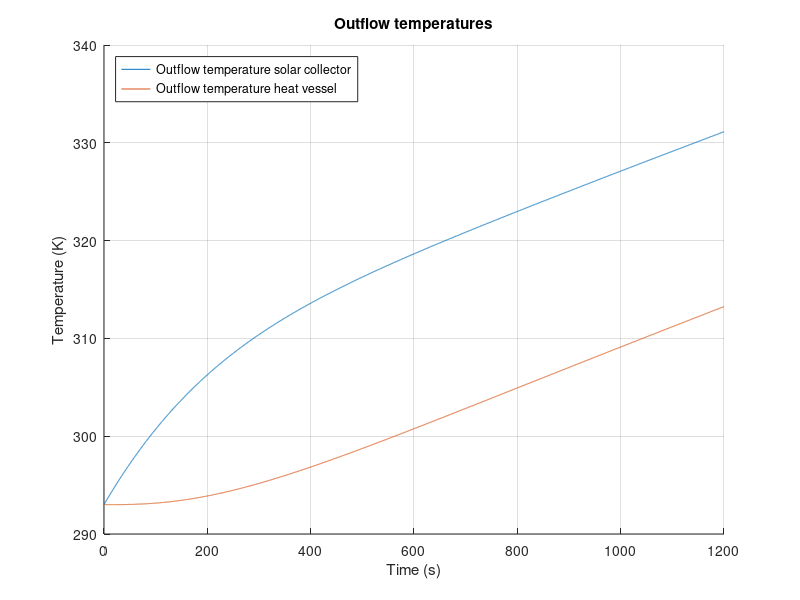

Write MATLAB code to recreate this figure.
%%%%%%%%%%%%%%%%%%%%%%%%%%%%%%%%%%%%
% Matlab model for Solar Collector %
%%%%%%%%%%%%%%%%%%%%%%%%%%%%%%%%%%%%
clc;
clear all;
close all;

%%

%%%%%%%%%%%
%Constants%
%%%%%%%%%%%

%Natural costants:
    sigma = 5.67*10^(-8);                       %Stefan-Boltzmann constant
%Convection
    h_air = 2.5;                                    %Convective heat transfer Coefficient h. Air, free 2.5 - 25 W/(m^2*k)
%Emissivity
    e_Cu = 0.22;                                %Copper tube, value 0.052
    e_Al = 0.04;                                %Aluminum tape
    e_paint = 0.95;                             %Emissivity of black paint (for comparison)
    e_CuMatte = 0.22;                           %Emissivity of the copper tube after making it less reflective (for comparison)
%Thermal conductivity
    k_air = 0.026;                              %Air [W/(mK)]
    k_tempex =0.03;                             %Tempex plate [W/(mK)]
    k_Cu = 400;                                 %Copper tube [W/(mK)]
    k_Po = 0.13;                                %Polyurethane tube [W/(m*K)]
%Specific heat
    c_water = 4186;                             %[J/kgK]
    c_Cu = 386;                                 %[J/kgK]
%Measurements
    D_Cu = 0.012;                               %Diameter of the copper tube [m]
    D_PolyTube = 0.008;                         %Diameter of the polyurathane pump tubes [m]
    R_Cu1 = 0.005;                              %Inner diameter of the copper tube [m]
    R_Cu2 = 0.006;                              %Outer diameter of  the copper tube [m]
    L_TubeAir = 5.81973313;                     %Total length of tube that's exposed to the air [m]
    L_TubeTempex = 0.4446626;                   %Total length of tube that's exposed to the tempex [m]
    L_PolyTube1 = 3;                            %Total length of polyurathane pump tube 1 [m]
    L_PolyTube2 = 3;                            %Total length of polyurathane pump tube 2 [m]
%Measurements for in- and outlet connectors
    D_Po = 0.012;                               %Diameter of the polyurethane tube [m]
    R_Po1 = 0.004;                              %Inner radius of the polyurethane tube [m]
    R_Po2 = 0.006;                              %Outer radius of the polyurethane tube [m]
    L_Tube_HV_to_SC = 3;                        %Estimated length of tube that goes from the heat storage vessel to the solar collector [m]
    L_Tube_SC_to_HV = 3;                        %Estimated length of tube that goes from the solar collector to the heat storage vessel[m]]
%Areas
    A_RadCu = 4*D_Cu*1.4+3*0.5*0.25*pi*(0.0898^2-0.0778^2)+2*0.012*0.15; %Sunlit area of the copper tube
    A_RadAl = 0.670*1.4 - 4*0.012*1.4;          %Sunlit area of the aluminum troughs
    A_AirCu = 1.4*pi*D_Cu + 3*4.9594762*10^(-3) + 0.05*pi*D_Cu + 2*0.1*pi*D_Cu; %Area of the copper tube that's exposed to the air
%Intensity
    I_sun = 1000;                               %Intensity of the artificial sun [W/m^2]
%Temperatures
    T_sur = 293;                                %Temperature of the surroundings [K]
    T_in = 293;                                 %Temperature of the incoming water [K]
%Density
    rho_w = 1000;                               %Density of water [kg/m^3]
%Variables
    t_end = 20*60;                              %End time [s]
    t_step = 0.1;                               %Step size, do not change [s]
    m_SC_water = 0.512;                         %Max mass of water in the solar collector [kg]
    m_HV_water = 1.2;                           %Max mass of water in the heat vessel [kg]
    flowrate = 0.1;                             %Value between 0.1-3.0 [L/min]

%%

%%%%%%%%%%%%%%
%Calculations%
%%%%%%%%%%%%%%

%Intensity after passing through the glass:
I_glass = 970; %Don't know yet, can't figure it out. Internet says around 2-4% is absorbed

dQdt_RadAl = (1-e_Al)*A_RadAl*I_glass;                                      %Energy that is reflected by the aluminum tape [W]
dQdt_RadCu = e_Cu*A_RadCu*I_glass + e_Cu*dQdt_RadAl;                        %Energy that is absorbed by the copper tube due to radiation [W]

Steps = t_end/t_step;                                                       %Amount of steps

%%HEAT VESSEL%%
T_HV_table = zeros(3,Steps+1);                                              %Empty vector for T_HV_table. Row 1: time t. Row 2: T_HV_table. Row 3: dQdt_SC_total.
T_HV_table(1,:) = 0:t_step:t_end;
T_HV_out=T_in;                                                              %Beginning temperature of water in the heat vessel
m_SC_water = 0.512; %Max volume of water in the solar collector
m_HV_water = 1.2; %Max volume of water in the heat vessel %%%CHECK VALUE%%%%
m_in_tube =1/4*pi*((D_Po -2*0.002)^2)*L_Tube_SC_to_HV ; %Max volume of water in the inlet tubing %%%CHECK VALUE%%%%
m_out_tube =1/4*pi*((D_Po -2*0.002)^2)*L_Tube_HV_to_SC ; %Max volume of water in the outlettubing %%%CHECK VALUE%%%%

%%Tube Heat vessel --> Solar Collector%%
m_PolyTube1_water = (1/4)*pi*D_PolyTube^2*L_PolyTube1*rho_w;                %Maximum amount of water in the tube [kg]
T_SC_in = T_in;                                                             %Starting temperature [K]

%%SOLAR COLLECTOR%%
T_SC_table = zeros(3,Steps+1);                                              %Empty vector for T_SC_table. Row 1: time t. Row 2: T_SC_table. Row 3: dQdt_SC_total.
T_SC_table(1,:) = 0:t_step:t_end;
T_SC_out=T_in;                                                              %Beginning temperature of water in the solar collector

%%Tube Solar Collector --> Heat vessel%%
m_PolyTube2_water = (1/4)*pi*D_PolyTube^2*L_PolyTube2*rho_w;                %Maximum amount of water in the tube [kg]
T_HV_in = T_in;                                                             %Starting temperature [K]

%%General%%
m_flow = (flowrate/60/1000)*rho_w*t_step;                                   %Mass of water inflow from pump during t_step

%%
for t=0:t_step:t_end
    %%
    %%%%%%%%%%%%%%%%%%%%%%%%%%%%%%%%%%%%%%%%
    %       Equations for the vessel       %
    %%%%%%%%%%%%%%%%%%%%%%%%%%%%%%%%%%%%%%%%
    m_HV_old = m_HV_water - m_flow;                                         %Mass of water from t-t_step
    m_HV_new = m_flow;                                                      %Mass of water added to the heat vessel during t_step
    T_HV_out = (m_HV_old*T_HV_out + m_HV_new*T_HV_in)/(m_HV_old+m_HV_new);  %Calculating the average temperature in the heat vessel, taking into account the inflow from the solar heater
    
    dQdt_HV_total = 0;
    
    delta_T = (dQdt_HV_total*t_step/(m_HV_water*c_water));
    T_HV_out = T_HV_out+delta_T;
    
    Column = round((1/t_step)*t+1);
    T_HV_table(2,Column)=T_HV_out;                                          %Assign value for T_HV_out to the right space
    T_HV_table(3,Column)=dQdt_HV_total;                                     %Assign value for dQdt_HV_total to the right space
    
    %%
    %%%%%%%%%%%%%%%%%%%%%%%%%%%%%%%%%%%%%%%%
    %Tube 1 Heat vessel --> Solar collector%
    %%%%%%%%%%%%%%%%%%%%%%%%%%%%%%%%%%%%%%%%
    m_PolyTube1_old = m_PolyTube1_water - m_flow;                           %Mass of water from t-t_step
    m_PolyTube1_new = m_flow;                                               %Mass of water added to the heat vessel during t_step
    T_SC_in = (m_PolyTube1_old*T_SC_in + m_HV_new*T_HV_out)/(m_PolyTube1_old+m_PolyTube1_new); %Calculating the average temperature in the heat vessel, taking into account the inflow from the solar heater   
    
    R_tube_out_Cond =  (log(R_Po2 /R_Po1)) / ((2*pi*k_Po*L_Tube_HV_to_SC )); %Thermal resitance of conduction outlet tubing [K/W]
    R_tube_out_Conv = 1 / (h_air*(2*pi*R_Po2)*L_Tube_HV_to_SC) ;             %Thermal resitance of convection outlet tubing [K/W]
    R_tube_out_total = R_tube_out_Cond + R_tube_out_Conv;                      %Total thermal resistance in series
    
    dQdt_PolyTube1_total = -((T_HV_in - T_sur ) / R_tube_out_total);                    %Heat loss of conduction outlet tubing [W]
    
    delta_T = (dQdt_PolyTube1_total*t_step/(m_PolyTube1_water*c_water));
    T_SC_in = T_SC_in+delta_T;
    
    %%
    %%%%%%%%%%%%%%%%%%%%%%%%%%%%%%%%%%%%%%%%
    %  Equations for the solar collector   %
    %%%%%%%%%%%%%%%%%%%%%%%%%%%%%%%%%%%%%%%%
    m_SC_old = m_SC_water - m_flow;                                         %Mass of water from t-t_step
    m_SC_new = m_flow;                                                      %Mass of water added to the solar collector during t_step
    T_SC_out = (m_SC_old*T_SC_out + m_SC_new*T_SC_in)/(m_SC_old+m_SC_new);  %Calculating the average temperature in the solar collector, taking into account the inflow from the vessel
    
    dQdt_RadOut = -e_Cu*sigma*A_AirCu*(T_SC_out^4 - T_sur^4);               %Heat loss due to radiation (assuming that T_sur remains constant)
    dQdt_CondOut = 0;                                                       %Heat loss due to conduction
    dQdt_ConvOut = 0;                                                       %Heat loss due to convection
    dQdt_SC_total = dQdt_RadCu + dQdt_RadOut + dQdt_CondOut;                %Total energy
    
    delta_T = (dQdt_SC_total*t_step/(m_SC_water*c_water));
    T_SC_out=T_SC_out+delta_T;
    
    Column = round((1/t_step)*t+1);
    T_SC_table(2,Column)=T_SC_out;                                          %Assign value for T to the right space
    T_SC_table(3,Column)=dQdt_SC_total;                                     %Assign value for T to the right space
    
    %%
    %%%%%%%%%%%%%%%%%%%%%%%%%%%%%%%%%%%%%%%%
    %Tube 2 Solar collector --> Heat vessel%
    %%%%%%%%%%%%%%%%%%%%%%%%%%%%%%%%%%%%%%%%
    m_PolyTube2_old = m_PolyTube1_water - m_flow;                                                   %Mass of water from t-t_step
    m_PolyTube2_new = m_flow;                                                                       %Mass of water added to the heat vessel during t_step
    T_HV_in = (m_PolyTube2_old*T_HV_in + m_HV_new*T_SC_out)/(m_PolyTube2_old+m_PolyTube1_new);      %Calculating the average temperature in the heat vessel, taking into account the inflow from the solar heater
    
    R_tube_in_Cond =  (log(R_Po2 /R_Po1)) / ((2*pi*k_Po*L_Tube_SC_to_HV )); %Thermal resitance of conduction inlet tubing [K/W]
    R_tube_in_Conv = 1 / (h_air*(2*pi*R_Po2)*L_Tube_SC_to_HV) ;             %Thermal resitance of convection inlet tubing [K/W]
    R_tube_in_total = R_tube_in_Cond + R_tube_in_Conv;                      %Total thermal resistance in series
    
    dQdt_PolyTube2_total = -((T_HV_in - T_sur ) / R_tube_in_total);                    %Heat loss of conduction inlet tubing [W]
    
    delta_T = (dQdt_PolyTube2_total*t_step/(m_PolyTube2_water*c_water));
    T_HV_in = T_HV_in+delta_T;
end
%%
%%%%%%%%%%
%Plotting%
%%%%%%%%%%

t_var=T_SC_table(1,:);
T_SC_var=T_SC_table(2,:);
T_HV_var=T_HV_table(2,:);

hold on
grid on

plot(t_var,T_SC_var);
plot(t_var,T_HV_var);
ylabel('Temperature (K)')

legend({'Outflow temperature solar collector','Outflow temperature heat vessel'}, 'Location','northwest')

xlim([0 t_end]);
xlabel('Time (s)')
title('Outflow temperatures')